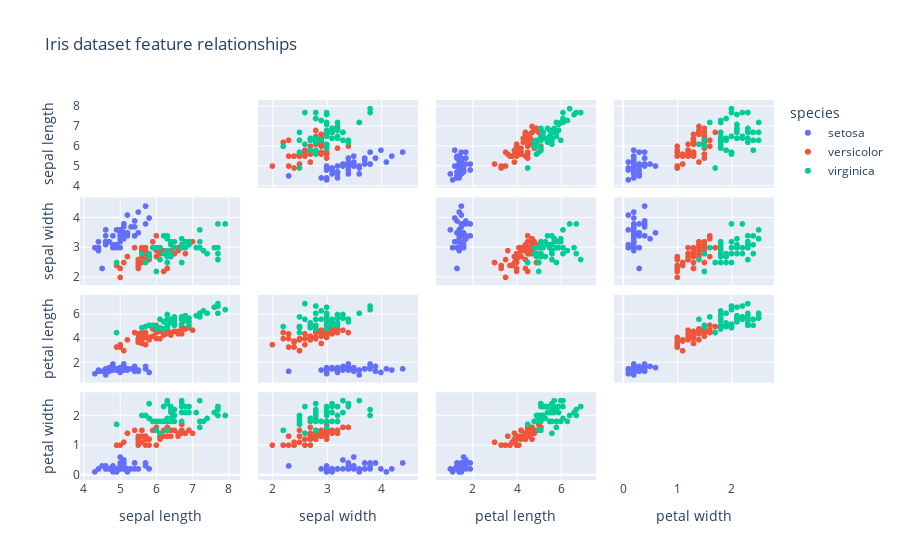

Source (notebook cell):
### Markdown cell above
![Iris Flowers Feature illustration](../../files/iris-flowers.png)

### Code cell
import plotly.express as px
from sklearn.datasets import load_iris

iris = load_iris(as_frame=True)
X_iris = iris.data
y_iris = iris.target

iris_df = iris.frame.copy()
iris_df["species"] = iris_df["target"].map(lambda idx: iris.target_names[idx])

fig = px.scatter_matrix(
  iris_df,
  dimensions=iris.feature_names,
  color="species",
  title="Iris dataset feature relationships",
  labels={col: col.replace(" (cm)", "") for col in iris.feature_names}
)
fig.update_traces(diagonal_visible=False)
fig.show()

### Figure 1 — Plotly figure (JSON) as saved in the notebook; plotly's stock layout.template omitted (floating-point values rounded to 4 significant figures)
{"data": [{"diagonal": {"visible": false}, "dimensions": [{"axis": {"matches": true}, "label": "sepal length", "values": [5.1, 4.9, 4.7, 4.6, 5.0, 5.4, 4.6, 5.0, 4.4, 4.9, 5.4, 4.8, 4.8, 4.3, 5.8, 5.7, 5.4, 5.1, 5.7, 5.1, 5.4, 5.1, 4.6, 5.1, 4.8, 5.0, 5.0, 5.2, 5.2, 4.7, 4.8, 5.4, 5.2, 5.5, 4.9, 5.0, 5.5, 4.9, 4.4, 5.1, 5.0, 4.5, 4.4, 5.0, 5.1, 4.8, 5.1, 4.6, 5.3, 5.0]}, {"axis": {"matches": true}, "label": "sepal width", "values": [3.5, 3.0, 3.2, 3.1, 3.6, 3.9, 3.4, 3.4, 2.9, 3.1, 3.7, 3.4, 3.0, 3.0, 4.0, 4.4, 3.9, 3.5, 3.8, 3.8, 3.4, 3.7, 3.6, 3.3, 3.4, 3.0, 3.4, 3.5, 3.4, 3.2, 3.1, 3.4, 4.1, 4.2, 3.1, 3.2, 3.5, 3.6, 3.0, 3.4, 3.5, 2.3, 3.2, 3.5, 3.8, 3.0, 3.8, 3.2, 3.7, 3.3]}, {"axis": {"matches": true}, "label": "petal length", "values": [1.4, 1.4, 1.3, 1.5, 1.4, 1.7, 1.4, 1.5, 1.4, 1.5, 1.5, 1.6, 1.4, 1.1, 1.2, 1.5, 1.3, 1.4, 1.7, 1.5, 1.7, 1.5, 1.0, 1.7, 1.9, 1.6, 1.6, 1.5, 1.4, 1.6, 1.6, 1.5, 1.5, 1.4, 1.5, 1.2, 1.3, 1.4, 1.3, 1.5, 1.3, 1.3, 1.3, 1.6, 1.9, 1.4, 1.6, 1.4, 1.5, 1.4]}, {"axis": {"matches": true}, "label": "petal width", "values": [0.2, 0.2, 0.2, 0.2, 0.2, 0.4, 0.3, 0.2, 0.2, 0.1, 0.2, 0.2, 0.1, 0.1, 0.2, 0.4, 0.4, 0.3, 0.3, 0.3, 0.2, 0.4, 0.2, 0.5, 0.2, 0.2, 0.4, 0.2, 0.2, 0.2, 0.2, 0.4, 0.1, 0.2, 0.2, 0.2, 0.2, 0.1, 0.2, 0.2, 0.3, 0.3, 0.2, 0.6, 0.4, 0.3, 0.2, 0.2, 0.2, 0.2]}], "hovertemplate": "species=setosa<br>%{xaxis.title.text}=%{x}<br>%{yaxis.title.text}=%{y}<extra></extra>", "legendgroup": "setosa", "marker": {"color": "#636efa", "symbol": "circle"}, "name": "setosa", "showlegend": true, "type": "splom"}, {"diagonal": {"visible": false}, "dimensions": [{"axis": {"matches": true}, "label": "sepal length", "values": [7.0, 6.4, 6.9, 5.5, 6.5, 5.7, 6.3, 4.9, 6.6, 5.2, 5.0, 5.9, 6.0, 6.1, 5.6, 6.7, 5.6, 5.8, 6.2, 5.6, 5.9, 6.1, 6.3, 6.1, 6.4, 6.6, 6.8, 6.7, 6.0, 5.7, 5.5, 5.5, 5.8, 6.0, 5.4, 6.0, 6.7, 6.3, 5.6, 5.5, 5.5, 6.1, 5.8, 5.0, 5.6, 5.7, 5.7, 6.2, 5.1, 5.7]}, {"axis": {"matches": true}, "label": "sepal width", "values": [3.2, 3.2, 3.1, 2.3, 2.8, 2.8, 3.3, 2.4, 2.9, 2.7, 2.0, 3.0, 2.2, 2.9, 2.9, 3.1, 3.0, 2.7, 2.2, 2.5, 3.2, 2.8, 2.5, 2.8, 2.9, 3.0, 2.8, 3.0, 2.9, 2.6, 2.4, 2.4, 2.7, 2.7, 3.0, 3.4, 3.1, 2.3, 3.0, 2.5, 2.6, 3.0, 2.6, 2.3, 2.7, 3.0, 2.9, 2.9, 2.5, 2.8]}, {"axis": {"matches": true}, "label": "petal length", "values": [4.7, 4.5, 4.9, 4.0, 4.6, 4.5, 4.7, 3.3, 4.6, 3.9, 3.5, 4.2, 4.0, 4.7, 3.6, 4.4, 4.5, 4.1, 4.5, 3.9, 4.8, 4.0, 4.9, 4.7, 4.3, 4.4, 4.8, 5.0, 4.5, 3.5, 3.8, 3.7, 3.9, 5.1, 4.5, 4.5, 4.7, 4.4, 4.1, 4.0, 4.4, 4.6, 4.0, 3.3, 4.2, 4.2, 4.2, 4.3, 3.0, 4.1]}, {"axis": {"matches": true}, "label": "petal width", "values": [1.4, 1.5, 1.5, 1.3, 1.5, 1.3, 1.6, 1.0, 1.3, 1.4, 1.0, 1.5, 1.0, 1.4, 1.3, 1.4, 1.5, 1.0, 1.5, 1.1, 1.8, 1.3, 1.5, 1.2, 1.3, 1.4, 1.4, 1.7, 1.5, 1.0, 1.1, 1.0, 1.2, 1.6, 1.5, 1.6, 1.5, 1.3, 1.3, 1.3, 1.2, 1.4, 1.2, 1.0, 1.3, 1.2, 1.3, 1.3, 1.1, 1.3]}], "hovertemplate": "species=versicolor<br>%{xaxis.title.text}=%{x}<br>%{yaxis.title.text}=%{y}<extra></extra>", "legendgroup": "versicolor", "marker": {"color": "#EF553B", "symbol": "circle"}, "name": "versicolor", "showlegend": true, "type": "splom"}, {"diagonal": {"visible": false}, "dimensions": [{"axis": {"matches": true}, "label": "sepal length", "values": [6.3, 5.8, 7.1, 6.3, 6.5, 7.6, 4.9, 7.3, 6.7, 7.2, 6.5, 6.4, 6.8, 5.7, 5.8, 6.4, 6.5, 7.7, 7.7, 6.0, 6.9, 5.6, 7.7, 6.3, 6.7, 7.2, 6.2, 6.1, 6.4, 7.2, 7.4, 7.9, 6.4, 6.3, 6.1, 7.7, 6.3, 6.4, 6.0, 6.9, 6.7, 6.9, 5.8, 6.8, 6.7, 6.7, 6.3, 6.5, 6.2, 5.9]}, {"axis": {"matches": true}, "label": "sepal width", "values": [3.3, 2.7, 3.0, 2.9, 3.0, 3.0, 2.5, 2.9, 2.5, 3.6, 3.2, 2.7, 3.0, 2.5, 2.8, 3.2, 3.0, 3.8, 2.6, 2.2, 3.2, 2.8, 2.8, 2.7, 3.3, 3.2, 2.8, 3.0, 2.8, 3.0, 2.8, 3.8, 2.8, 2.8, 2.6, 3.0, 3.4, 3.1, 3.0, 3.1, 3.1, 3.1, 2.7, 3.2, 3.3, 3.0, 2.5, 3.0, 3.4, 3.0]}, {"axis": {"matches": true}, "label": "petal length", "values": [6.0, 5.1, 5.9, 5.6, 5.8, 6.6, 4.5, 6.3, 5.8, 6.1, 5.1, 5.3, 5.5, 5.0, 5.1, 5.3, 5.5, 6.7, 6.9, 5.0, 5.7, 4.9, 6.7, 4.9, 5.7, 6.0, 4.8, 4.9, 5.6, 5.8, 6.1, 6.4, 5.6, 5.1, 5.6, 6.1, 5.6, 5.5, 4.8, 5.4, 5.6, 5.1, 5.1, 5.9, 5.7, 5.2, 5.0, 5.2, 5.4, 5.1]}, {"axis": {"matches": true}, "label": "petal width", "values": [2.5, 1.9, 2.1, 1.8, 2.2, 2.1, 1.7, 1.8, 1.8, 2.5, 2.0, 1.9, 2.1, 2.0, 2.4, 2.3, 1.8, 2.2, 2.3, 1.5, 2.3, 2.0, 2.0, 1.8, 2.1, 1.8, 1.8, 1.8, 2.1, 1.6, 1.9, 2.0, 2.2, 1.5, 1.4, 2.3, 2.4, 1.8, 1.8, 2.1, 2.4, 2.3, 1.9, 2.3, 2.5, 2.3, 1.9, 2.0, 2.3, 1.8]}], "hovertemplate": "species=virginica<br>%{xaxis.title.text}=%{x}<br>%{yaxis.title.text}=%{y}<extra></extra>", "legendgroup": "virginica", "marker": {"color": "#00cc96", "symbol": "circle"}, "name": "virginica", "showlegend": true, "type": "splom"}], "layout": {"dragmode": "select", "legend": {"title": {"text": "species"}, "tracegroupgap": 0}, "title": {"text": "Iris dataset feature relationships"}}}
